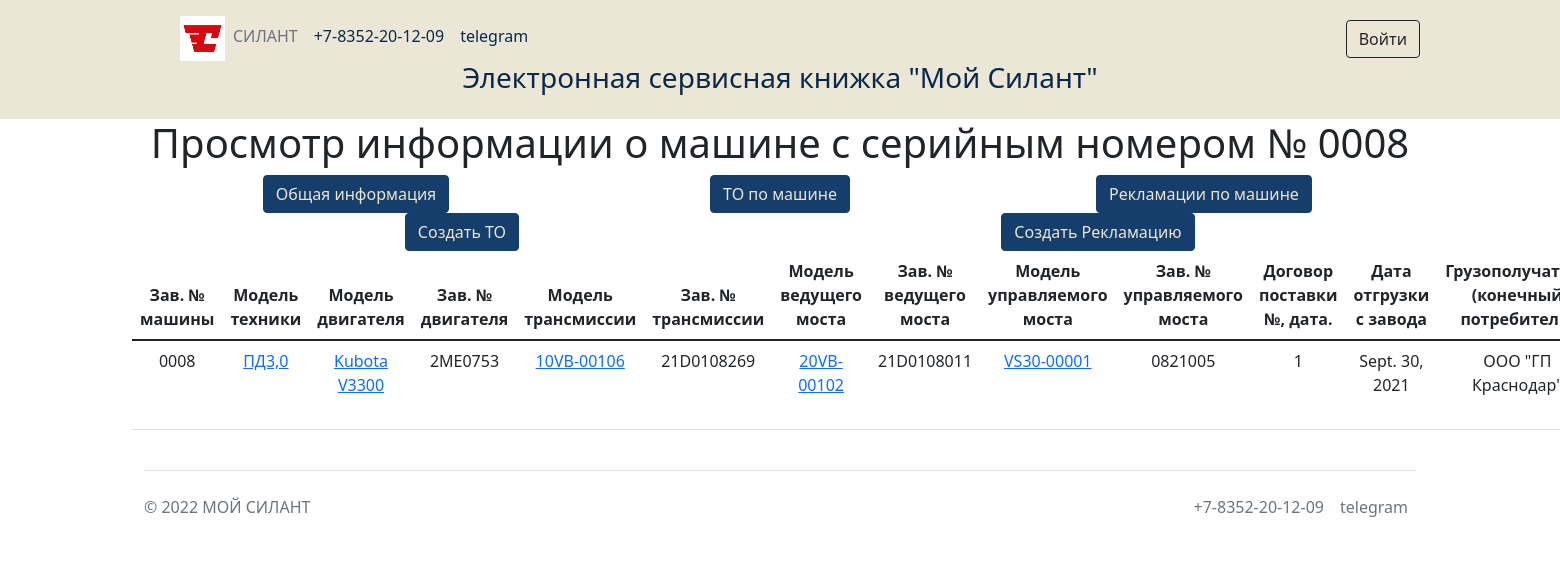
The app's page /cars/10 with its own data.
### silant/models.py (models this page shows, shortened)
class Car(models.Model):
    serial_number = models.TextField(max_length=30, unique=True, db_index=True, verbose_name='Зав. № машины')
    technique_model = models.ForeignKey(Technique_model, on_delete=models.CASCADE, db_index=True, verbose_name='Модель техники')
    engine_model = models.ForeignKey(Engine_model, on_delete=models.CASCADE, db_index=True, verbose_name='Модель двигателя')
    engine_number = models.TextField(max_length=30, verbose_name='Зав. № двигателя')
    transmission_model = models.ForeignKey(Transmission_model, on_delete=models.CASCADE, db_index=True, verbose_name='Модель трансмиссии')
    transmission_number = models.TextField(max_length=50, verbose_name='Зав. № трансмиссии')
    drive_axle_model = models.ForeignKey(Drive_axle_model, on_delete=models.CASCADE, db_index=True, verbose_name='Модель ведущего моста')
    drive_axle_number = models.TextField(max_length=50, verbose_name='Зав. № ведущего моста')
    steerable_axle_model = models.ForeignKey(Steerable_axle_model, on_delete=models.CASCADE, db_index=True, verbose_name='Модель управляемого моста')
    steerable_axle_number = models.TextField(max_length=50, verbose_name='Зав. № управляемого моста')
    supply_contract = models.TextField(max_length=50, blank=True, verbose_name='Договор поставки №, дата.')
    shipping_date = models.DateField(db_index=True, verbose_name='Дата отгрузки с завода')
    consignee = models.TextField(max_length=50, blank=True, verbose_name='Грузополучатель (конечный потребитель)')
    delivery_address = models.TextField(max_length=150, blank=True, verbose_name='Адрес поставки (эксплуатации)')
    equipment = models.TextField(max_length=150, blank=True, verbose_name='Комплектация (доп. опции)')
    client = models.ForeignKey(Client, on_delete=models.CASCADE, null=True, blank=True, verbose_name='Клиент')
    service_company = models.ForeignKey(Service_company, on_delete=models.CASCADE, blank=True, verbose_name='Сервисная организация')
    class Meta:
        verbose_name = 'Машины'
        verbose_name_plural = 'Машины'
        ordering = ['shipping_date']
        permissions = ( #Право для просмотра списка машин других пользователей
            ('view_car_noclient', 'Can view no client'),
            ('view_car_noservice', 'Can view no service')
        )

class Base_dictionary(models.Model):
    name = models.TextField(unique=True, verbose_name='Название')
    description = models.TextField(blank=True, verbose_name='Описание')
    class Meta:
        abstract = True
    def __str__(self):
        return f'{self.name}'

class Technique_model(Base_dictionary):
    class Meta:
        verbose_name = 'Модель техники'
        verbose_name_plural = 'Модели техники'

class Engine_model(Base_dictionary):
    class Meta:
        verbose_name = 'Модель двигателя'
        verbose_name_plural = 'Модели двигателя'

class Transmission_model(Base_dictionary):
    class Meta:
        verbose_name = 'Модель трансмиссии'
        verbose_name_plural = 'Модели трансмиссии'

class Drive_axle_model(Base_dictionary):
    class Meta:
        verbose_name = 'Модель ведущего моста'
        verbose_name_plural = 'Модели ведущего моста'

class Steerable_axle_model(Base_dictionary):
    class Meta:
        verbose_name = 'Модель управляемого моста'
        verbose_name_plural = 'Модели управляемого моста'

### silant/views.py (the view)
# urls.py: path('<int:pk>', CarDetail.as_view(), name='car_info'),
class CarDetail(DetailView):
    model = Car
    template_name = 'CarDetail.html'
    context_object_name = 'car'

### templates/CarDetail.html (shortened to what this page needs)
{% extends 'flatpages/default.html' %}
{% load static %}
{% block content %}
    <h1>Просмотр информации о машине с серийным номером № {{ car.serial_number  }}</h1>
    <div class="container">
        <div class="row">
          <div class="col">
            <a class="btn btn-silant-blue" href="/cars/">Общая информация</a>
          </div>
          <div class="col">
            <a class="btn btn-silant-blue" href="/cars/maintenances/?type_maintenance=&service_company=&car={{car.id}}">ТО по машине</a>
          </div>
          <div class="col">
            <a class="btn btn-silant-blue" href="complaints/?type_maintenance=&service_company=&car={{car.id}}">Рекламации по машине</a>
          </div>
        </div>
    </div>
    <div>
    <div class="container">
        <div class="row">
          <div class="col">
            <a class="btn btn-silant-blue" href="/cars/maintenances/create/">Создать ТО</a>
          </div>
          <div class="col">
            <a class="btn btn-silant-blue" href="complaints/create/">Создать Рекламацию</a>
          </div>
        </div>
    </div>
    <table class="table">
        <thead>
            <tr>
                <th scope="col">Зав. № машины</th>
                <th scope="col">Модель техники</th>
                <th scope="col">Модель двигателя</th>
                <th scope="col">Зав. № двигателя</th>
                <th scope="col">Модель трансмиссии</th>
                <th scope="col">Зав. № трансмиссии</th>
                <th scope="col">Модель ведущего моста</th>
                <th scope="col">Зав. № ведущего моста</th>
                <th scope="col">Модель управляемого моста</th>
                <th scope="col">Зав. № управляемого моста</th>
                <th scope="col">Договор поставки №, дата.</th>
                <th scope="col">Дата отгрузки с завода</th>
                <th scope="col">Грузополучатель (конечный потребитель)</th>
            </tr>
        </thead>
        <tbody>
            <tr>
                <td>{{ car.serial_number }}</td>
                <td><a href="dictionary/techniqueModel/{{car.technique_model.id}}/">{{ car.technique_model }}</a></td>
                <td><a href="dictionary/engineModel/{{car.engine_model.id}}/">{{ car.engine_model }}</a></td>
                <td>{{ car.engine_number }}</td>
                <td><a href="dictionary/transmissionModel/{{car.transmission_model.id}}/">{{ car.transmission_model }}</a></td>
                <td>{{ car.transmission_number }}</td>
                <td><a href="dictionary/driveAxleModel/{{car.drive_axle_model.id}}/">{{ car.drive_axle_model }}</a></td>
                <td>{{ car.drive_axle_number }}</td>
                <td><a href="dictionary/steerableAxleModel/{{car.steerable_axle_model.id}}/">{{ car.steerable_axle_model }}</a></td>
                <td>{{ car.steerable_axle_number }}</td>
                <td>{{ car.supply_contract }}</td>
                <td>{{ car.shipping_date }}</td>
                <td>{{ car.consignee }}</td>
            </tr>
        </tbody>
    </table>
    {% endblock content %}

### static/css/custom.css (style rules this page uses)
:root { --silent-blue: #163e6c; --silent-dark-blue: #09294b; --silent-red: #d20a11; --silent-dark-red: #930f14; --silent-sands: #ebe6d6; }
.btn-silant-blue { color: var(--silent-sands); background-color: var(--silent-blue); border-color: var(--silent-blue); }

### records on screen
Car: serial_number "0008", technique_model "ПД3,0", engine_model "Kubota V3300", engine_number "2ME0753", transmission_model "10VB-00106", transmission_number "21D0108269", drive_axle_model "20VB-00102", drive_axle_number "21D0108011", steerable_axle_model "VS30-00001", steerable_axle_number "0821005", supply_contract "1", shipping_date "Sept. 30, 2021", consignee "ООО \"ГП…"
